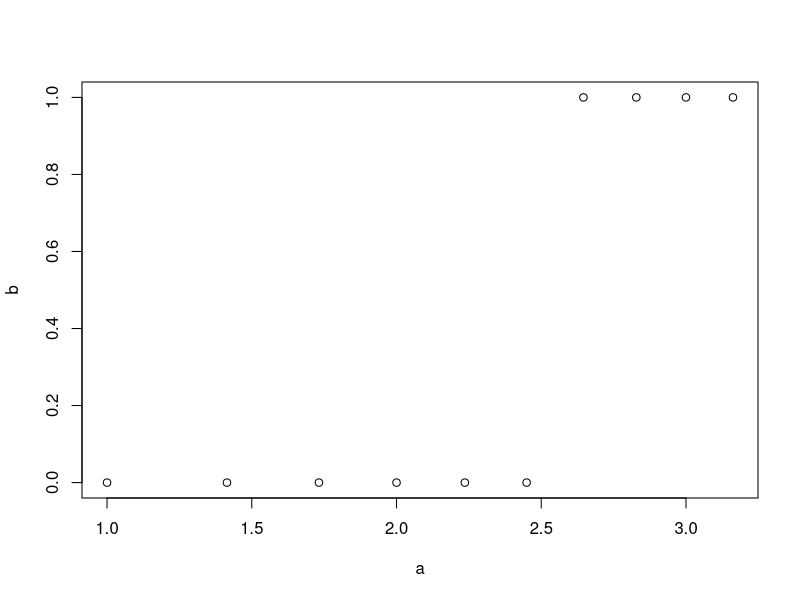

R code for this plot:
## ---- chunk 1
x <- 1:10
## ---- chunk 2
sum(x)
## ---- chunk 3
y <- x^2
## ---- chunk 4
z <- c(tail(x, 5), y[1:3])
## ---- chunk 5
max(z)
## ---- chunk 6
for (i in 1:10) {
  
  print(sqrt(i))

}
## ---- chunk 7

# Erstelle den Vektor a
a <- 0

for (i in 1:10) {
  
  # Füll an Stelle i mit der Wurzel von i
  a[i] <- (sqrt(i))
  
}
## ---- chunk 8

# Erstelle den Vektor a
b <- ifelse(a < 2.5, 0, 1)
## ---- chunk 9

# Erstelle den Vektor a
plot(a, b)
## ---- chunk 10
vname <- "Marianne"
## ---- chunk 11
nname <- "Musterfrau"
## ---- chunk 12
nchar(vname)
## ---- chunk 13
substr(vname, 1, 1)
## ---- chunk 14
substr(nname, nchar(nname) - 2, nchar(nname))
## ---- chunk 15
kuerzel <- paste0(substr(vname, 1, 1), 
                  substr(nname, nchar(nname) - 2, nchar(nname)))
## ---- chunk 16
toupper(kuerzel)
## ---- chunk 17
iris <- iris
## ---- chunk 18
View(iris) # alternativ kannst du iris im Global enviroment anklicken
## ---- chunk 19
summary(iris)
## ---- chunk 20
setosa <- iris[iris$Species == "setosa",  ]
## ---- chunk 21
virginica <- iris[iris$Species == "virginica",  ]
## ---- chunk 22
combined <- rbind(setosa, virginica)
## ---- chunk 23
combined[54, 2] 
combined[107, 9] # out of range  


